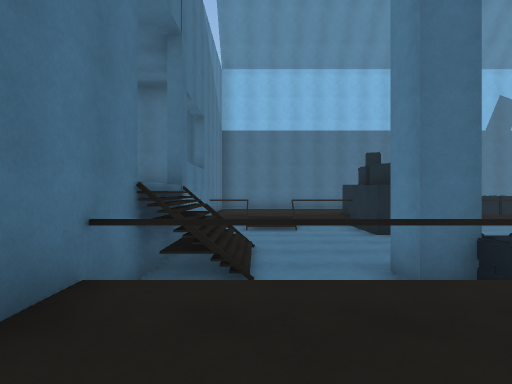
View 1 (above)

17 first-person views from a walk through a scene from a Unity 3-D project. The camera is 1.5 m above the floor, looks level and sees 85° across. The floor is counted in squares, 2 m on a side. Each view is taken from the middle of a square. On the plan, view 1 faces up. The plan holds only what a view shows up to about 10 squares ahead; the rest is blank. The place goes on beyond the plan. The player character is not drawn.

View 2
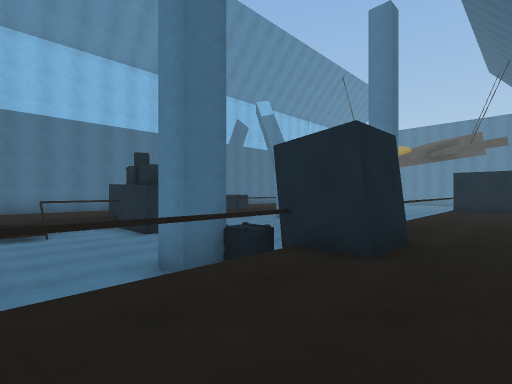

View 3
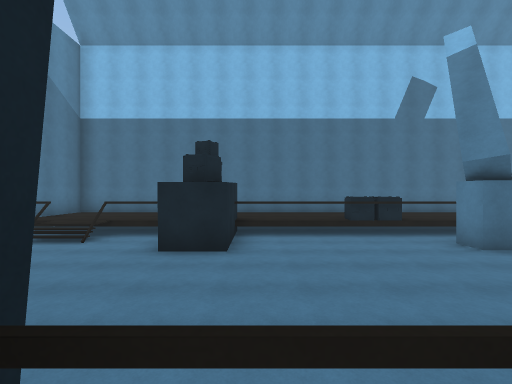

View 4
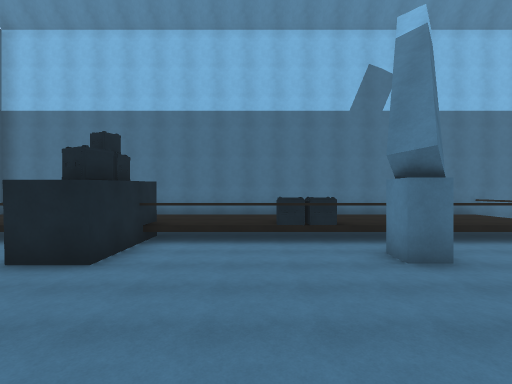

View 5
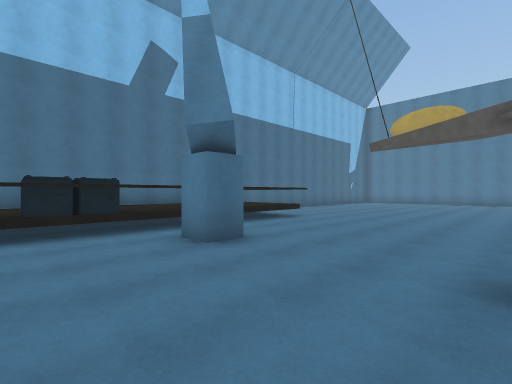

View 6
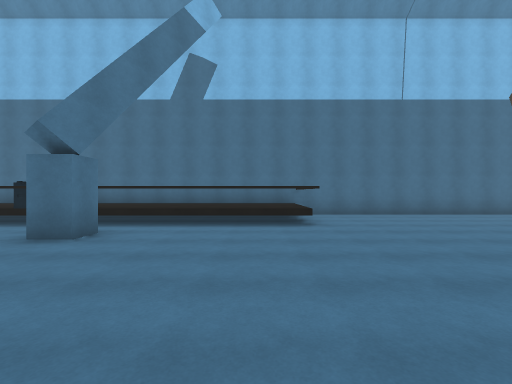

View 7
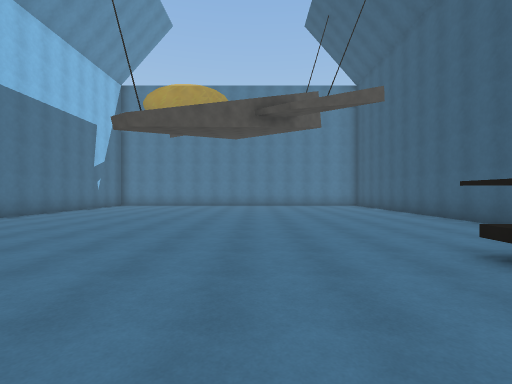

View 8
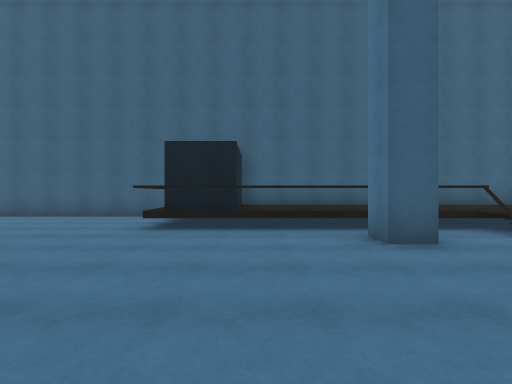

View 9
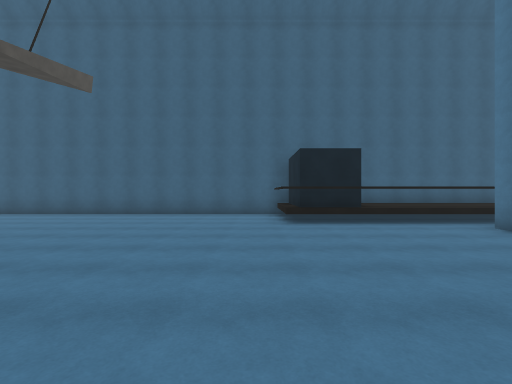

View 10
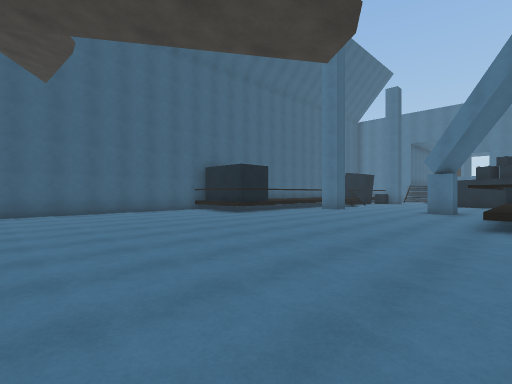

View 11
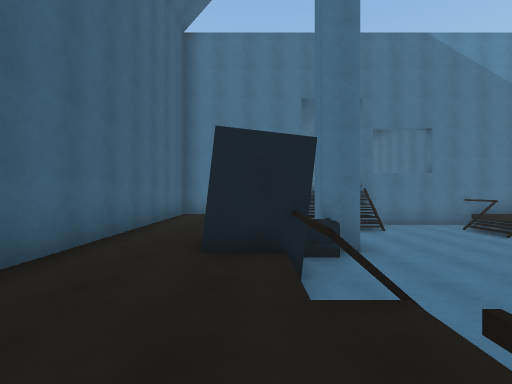

View 12
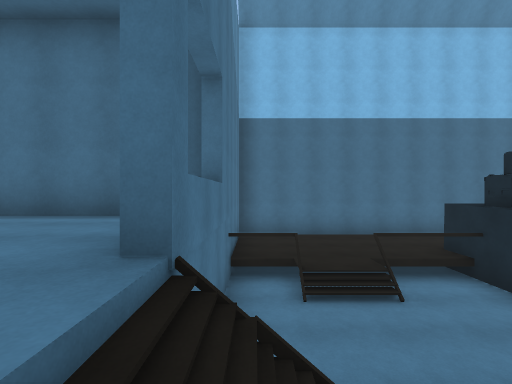

View 13
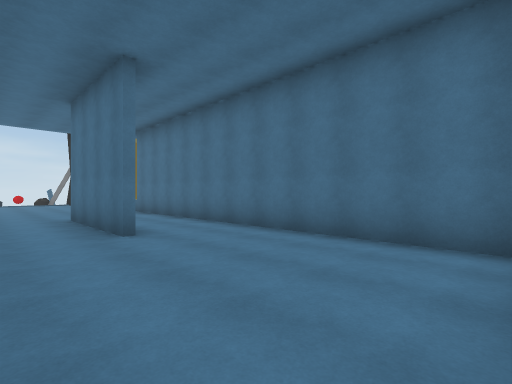

View 14
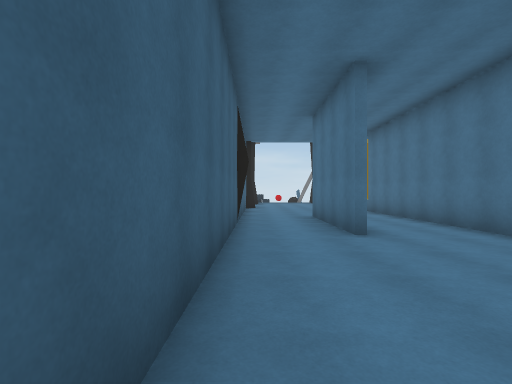

View 15
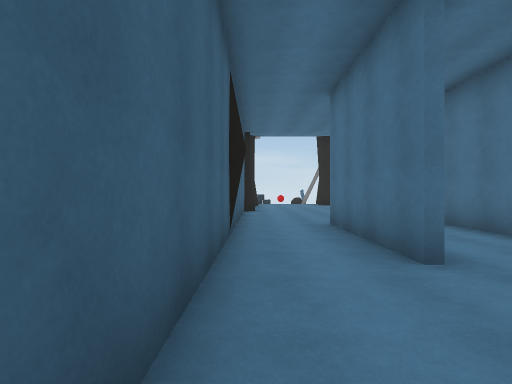

View 16
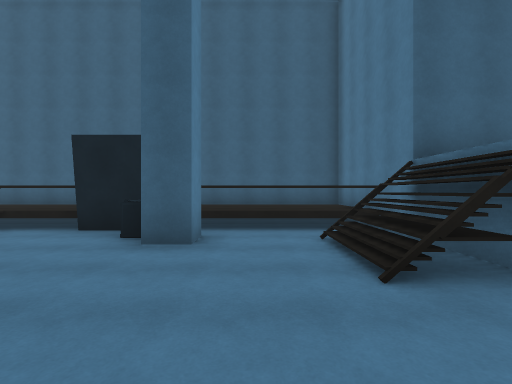

View 17
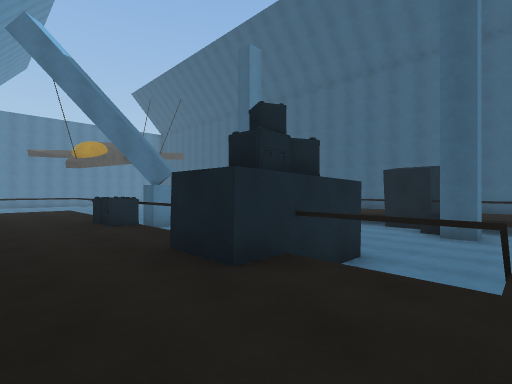

### Floor plan
Key: @ floor where view 1 was taken; # wall or solid block; . main floor; : floor 0.75 m higher than the main floor; + floor 2.5 m higher than the main floor; / step, stairs or slope; = window, fence, low wall or low ledge; ^ raised ledge; v drop or lower ground; C crate; T thing the floor can be seen under or through; B box.
Columns run from 9 left of view 1 to 21 right of it. Each row starts with its distance up from view 1.
 13        ########################
 12        #::::::::::::::::.......
 11        #::::::::::::::::.......
 10        #::::##:::CC:::::.......
  9 #########/==##==vTTT====.......
  8 ++++++++#//.##.....#...........
  7 ++++++++.......................
  6 ###+++++.......................
  5 ++++++++//.....................
  4 ++++++++//.##......#...........
  3 ########....C..#/..............
  2        #::::BB::::::::#^.......
  1        #::::::::::::::##.......
  0        #:@::::::::::::##.......
 -1        ################=#######

Where each view was taken, in squares from view 1:
view 1: 0 up, 0 right, facing up
view 2: 0 up, 0 right, facing up-right
view 3: 2 up, 5 right, facing up
view 4: 3 up, 7 right, facing up
view 5: 4 up, 7 right, facing up-right
view 6: 3 up, 13 right, facing up
view 7: 5 up, 11 right, facing right
view 8: 8 up, 12 right, facing down
view 9: 9 up, 15 right, facing down
view 10: 10 up, 21 right, facing down-left
view 11: 2 up, 8 right, facing left
view 12: 4 up, 1 left, facing up
view 13: 4 up, 2 left, facing up-left
view 14: 4 up, 2 left, facing left
view 15: 4 up, 4 left, facing left
view 16: 8 up, 1 right, facing down
view 17: 12 up, 1 right, facing down-right
